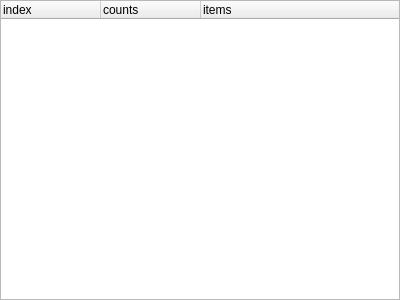
<?xml version="1.0" encoding="UTF-8"?>
<ui version="4.0">
 <class>ItemBox</class>
 <widget class="QFrame" name="ItemBox">
  <property name="geometry">
   <rect>
    <x>0</x>
    <y>0</y>
    <width>400</width>
    <height>300</height>
   </rect>
  </property>
  <property name="sizePolicy">
   <sizepolicy hsizetype="Minimum" vsizetype="Minimum">
    <horstretch>0</horstretch>
    <verstretch>0</verstretch>
   </sizepolicy>
  </property>
  <property name="minimumSize">
   <size>
    <width>400</width>
    <height>300</height>
   </size>
  </property>
  <property name="windowTitle">
   <string>Frame</string>
  </property>
  <layout class="QVBoxLayout" name="verticalLayout" stretch="99">
   <property name="spacing">
    <number>5</number>
   </property>
   <property name="leftMargin">
    <number>0</number>
   </property>
   <property name="topMargin">
    <number>0</number>
   </property>
   <property name="rightMargin">
    <number>0</number>
   </property>
   <property name="bottomMargin">
    <number>0</number>
   </property>
   <item>
    <widget class="QTreeWidget" name="treeWidget">
     <column>
      <property name="text">
       <string>index</string>
      </property>
     </column>
     <column>
      <property name="text">
       <string>counts</string>
      </property>
     </column>
     <column>
      <property name="text">
       <string>items</string>
      </property>
     </column>
    </widget>
   </item>
  </layout>
 </widget>
 <resources/>
 <connections/>
</ui>
